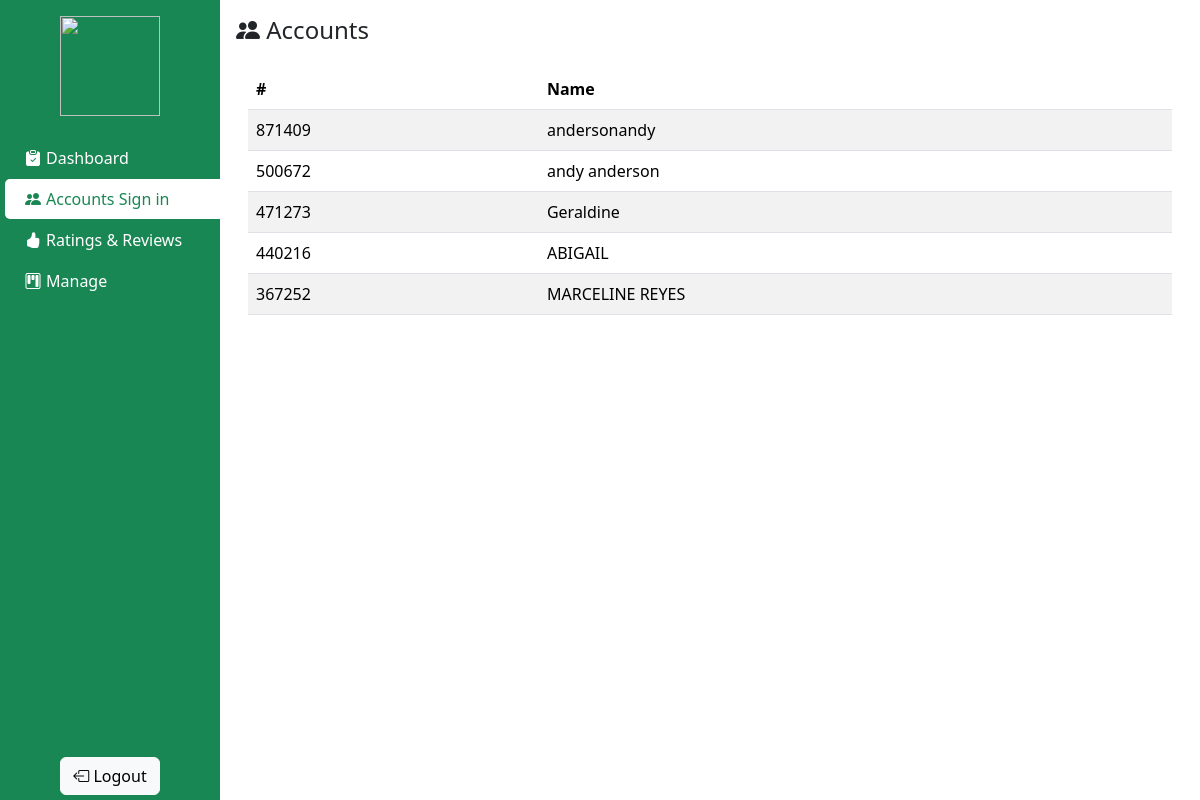
/BACK_UP_OLD/Admin/accounts.php (signed in), run on the app's committed database.
### tables this page shows
CREATE TABLE `tourist` (
  `SORT_ID` int(11) NOT NULL,
  `USER_ID` varchar(255) NOT NULL,
  `USERNAME` varchar(60) NOT NULL,
  `PASSWORD` varchar(255) NOT NULL,
  `EMAIL` varchar(60) NOT NULL,
  `NAME` varchar(60) NOT NULL,
  `STATUS` int(5) NOT NULL,
  `OTP` varchar(60) NOT NULL,
  `OTP_EXPI` datetime DEFAULT NULL,
  `LAST_VISIT` datetime DEFAULT NULL
);

### BACK_UP_OLD/backend/db.php (called while the page is built, shortened)
<?php
class db_connect
{
    public $host = db_host;
    public $user = db_user;
    public $pass = db_pass;
    public $name = db_name;
    public function connect()
    {
        try {
            $this->conn = new mysqli($this->host, $this->user, $this->pass, $this->name);
        } catch (\Throwable $th) {
            header("Location:setup.php");
        }
    }
}

### BACK_UP_OLD/backend/class.php (called while the page is built, shortened)
<?php
include('db.php');
class global_class extends db_connect
{
    public function getTourist()
    {
        $query = $this->conn->prepare("SELECT * FROM `tourist`");
        if ($query->execute()) {
            $result = $query->get_result();
            return $result;
        }
    }
}

### BACK_UP_OLD/Admin/accounts.php (the view, shortened to what this page needs)
<?php
include('components/header.php');
?>
<h4 class="page-title"><i class="bi bi-people-fill"></i> Accounts</h4>
<div class="container mt-4 table-container">
    <table class="table table-striped">
        <thead class="table-header">
            <tr>
                <th>#</th>
                <th>Name</th>
            </tr>
        </thead>
        <tbody class="table-body">
            <?php
            $getTourist = $db->getTourist();
            while ($tourist = $getTourist->fetch_assoc()) {
            ?>
                <tr>
                    <td><?= $tourist['USER_ID'] ?></td>
                    <td><?= $tourist['NAME'] ?></td>
                </tr>
            <?php
            }
            ?>
        </tbody>
    </table>
</div>
<?php
include('components/footer.php');
?>

### BACK_UP_OLD/Admin/css/header-footer.css (style rules this page uses)
.table-container { max-height: 89vh; overflow: auto; }
.table-header { position: sticky; top: 0; }

### data on the page
tourist: USER_ID "871409", NAME "andersonandy"
tourist: USER_ID "500672", NAME "andy anderson"
tourist: USER_ID "471273", NAME "Geraldine"
tourist: USER_ID "440216", NAME "ABIGAIL"
tourist: USER_ID "367252", NAME "MARCELINE REYES"
